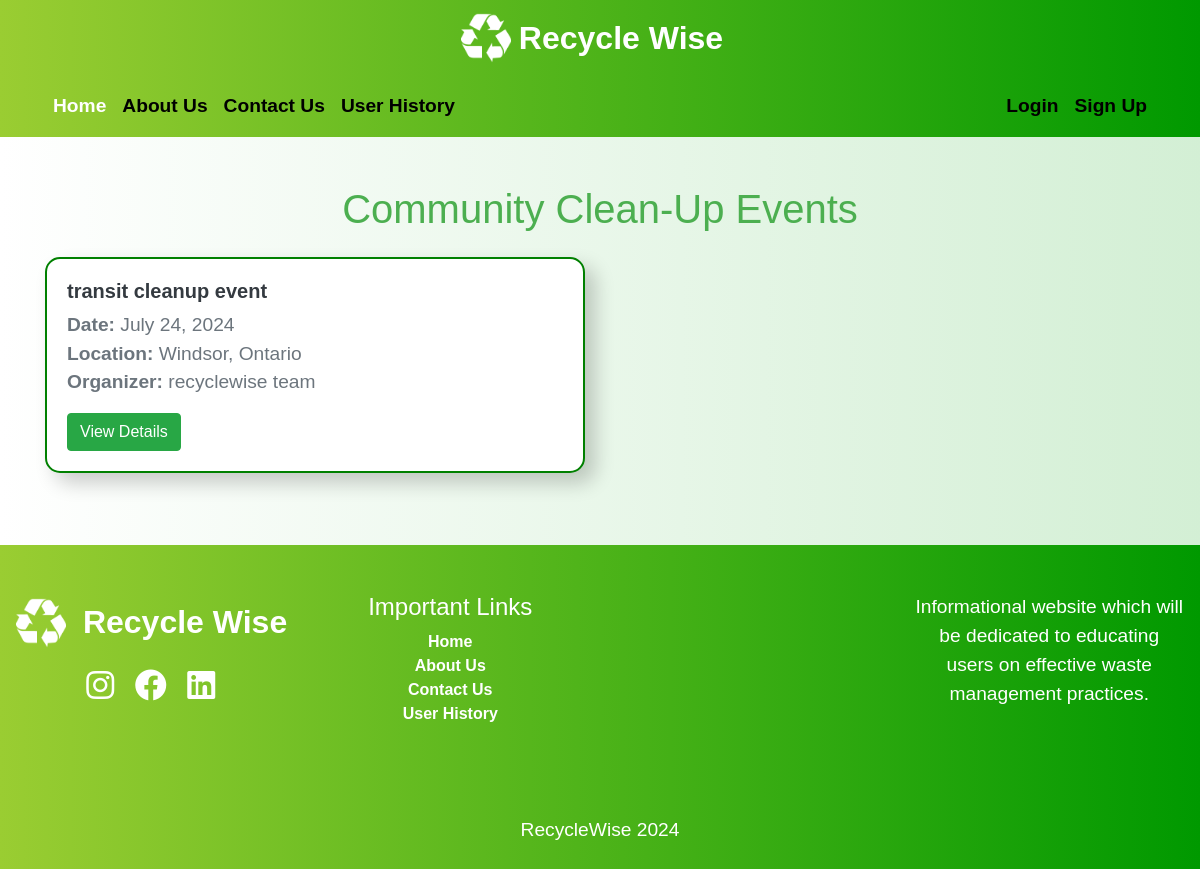
Page /upcoming_events/ on the committed database.
### upcomming_events/models.py (models this page shows, shortened)
class Event(models.Model):
    EVENT_TYPE_CHOICES = [
        ('CCU', 'Community Clean-Up'),
        ('RW', 'Recycling Workshop'),
    ]
    title = models.CharField(max_length=200)
    description = models.TextField()
    event_type = models.CharField(max_length=3, choices=EVENT_TYPE_CHOICES)
    date = models.DateField()
    time = models.TimeField()
    location = models.CharField(max_length=255)
    organizer = models.CharField(max_length=100)
    contact_email = models.EmailField()

### upcomming_events/views.py (the view)
# urls.py: path('', CommunityCleanUpListView.as_view(), name='community-cleanup-list'),
class CommunityCleanUpListView(ListView):
    model = Event
    template_name = 'upcomming_events/community_cleanup_list.html'
    context_object_name = 'events'
    queryset = Event.objects.filter(event_type='CCU')

### templates/upcomming_events/community_cleanup_list.html (shortened to what this page needs)
{% extends "base.html" %}
{% block content %}
    {% load static %}
    <link rel="stylesheet" href="{% static 'css/upcomming_events.css' %}">
    <div class="container py-5">
        <h1 class="text-center mb-4 wow animate__animated animate__slideInUp" data-wow-duration="1s">Community Clean-Up Events</h1>
        <div class="row">
            {% for event in events %}
                <div class="col-md-6 mb-4">
                    <div class="list-card wow animate__animated animate__jackInTheBox" data-wow-duration="1.5s">
                        <div class="list-card-body">
                            <h5 class="list-card-title">{{ event.title }}</h5>
                            <p class="list-card-text">
                                <strong>Date:</strong> {{ event.date }}<br>
                                <strong>Location:</strong> {{ event.location }}<br>
                                <strong>Organizer:</strong> {{ event.organizer }}
                            </p>
                            <a href="{% url 'community-cleanup-detail' event.pk %}" class="btn btn-primary">View Details</a>
                        </div>
                    </div>
                </div>
            {% endfor %}
        </div>
    </div>
{% endblock %}

### static/css/base.css (style rules this page uses)
h1 { color: #000; font-size: 2.5em; }
p { color: #000; font-size: 1.2em; }
.wow { visibility: hidden; }

### static/css/upcomming_events.css (style rules this page uses)
body, html { margin: 0; padding: 0; font-family: Arial, sans-serif; }
h1, h2 { color: #4CAF50; }
.list-card { background-color: white; border: 2px solid green; border-radius: 15px; padding: 20px; box-shadow: 10px 10px 20px rgba(0, 0, 0, 0.2); }
.list-card-title { color: #343a40; font-weight: bold; }
.list-card-text { color: #6c757d; }
.btn-primary { background-color: #28a745; border-color: #28a745; }

### rows in the picture
Event: title "transit cleanup event", date "July 24, 2024", location "Windsor, Ontario", organizer "recyclewise team"
